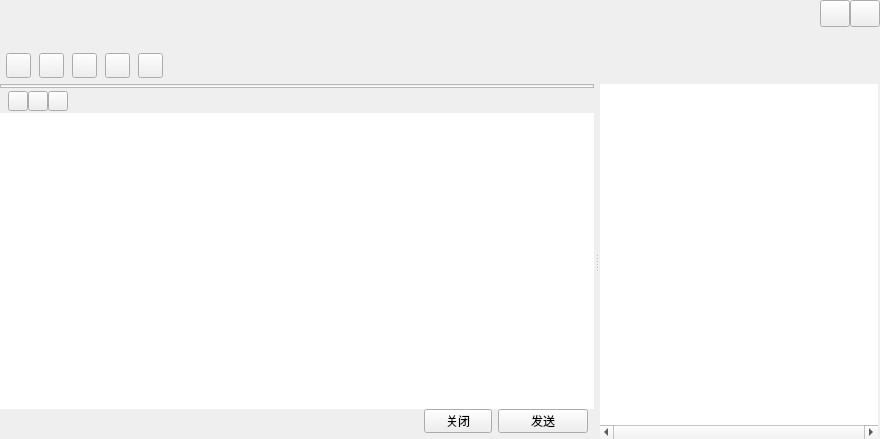
<?xml version="1.0" encoding="UTF-8"?>
<ui version="4.0">
 <class>TalkWindow</class>
 <widget class="QWidget" name="TalkWindow">
  <property name="geometry">
   <rect>
    <x>0</x>
    <y>0</y>
    <width>880</width>
    <height>439</height>
   </rect>
  </property>
  <property name="windowTitle">
   <string>TalkWindow</string>
  </property>
  <property name="bottomskin" stdset="0">
   <bool>true</bool>
  </property>
  <layout class="QVBoxLayout" name="verticalLayout_6">
   <property name="spacing">
    <number>0</number>
   </property>
   <property name="leftMargin">
    <number>0</number>
   </property>
   <property name="topMargin">
    <number>0</number>
   </property>
   <property name="rightMargin">
    <number>0</number>
   </property>
   <property name="bottomMargin">
    <number>0</number>
   </property>
   <item>
    <widget class="QWidget" name="titleWidget" native="true">
     <property name="sizePolicy">
      <sizepolicy hsizetype="Expanding" vsizetype="Fixed">
       <horstretch>0</horstretch>
       <verstretch>0</verstretch>
      </sizepolicy>
     </property>
     <property name="minimumSize">
      <size>
       <width>0</width>
       <height>84</height>
      </size>
     </property>
     <property name="maximumSize">
      <size>
       <width>16777215</width>
       <height>84</height>
      </size>
     </property>
     <property name="bottomskin" stdset="0">
      <bool>true</bool>
     </property>
     <layout class="QVBoxLayout" name="verticalLayout">
      <property name="spacing">
       <number>0</number>
      </property>
      <property name="leftMargin">
       <number>6</number>
      </property>
      <property name="topMargin">
       <number>0</number>
      </property>
      <property name="rightMargin">
       <number>0</number>
      </property>
      <property name="bottomMargin">
       <number>0</number>
      </property>
      <item>
       <layout class="QHBoxLayout" name="horizontalLayout">
        <property name="spacing">
         <number>0</number>
        </property>
        <item>
         <widget class="QLabel" name="nameLabel">
          <property name="sizePolicy">
           <sizepolicy hsizetype="Expanding" vsizetype="Fixed">
            <horstretch>0</horstretch>
            <verstretch>0</verstretch>
           </sizepolicy>
          </property>
          <property name="minimumSize">
           <size>
            <width>0</width>
            <height>27</height>
           </size>
          </property>
          <property name="maximumSize">
           <size>
            <width>16777215</width>
            <height>27</height>
           </size>
          </property>
          <property name="font">
           <font/>
          </property>
          <property name="text">
           <string/>
          </property>
         </widget>
        </item>
        <item>
         <widget class="QPushButton" name="sysmin">
          <property name="sizePolicy">
           <sizepolicy hsizetype="Fixed" vsizetype="Fixed">
            <horstretch>0</horstretch>
            <verstretch>0</verstretch>
           </sizepolicy>
          </property>
          <property name="minimumSize">
           <size>
            <width>30</width>
            <height>27</height>
           </size>
          </property>
          <property name="maximumSize">
           <size>
            <width>30</width>
            <height>27</height>
           </size>
          </property>
          <property name="focusPolicy">
           <enum>Qt::FocusPolicy::ClickFocus</enum>
          </property>
          <property name="toolTip">
           <string>最小化</string>
          </property>
          <property name="text">
           <string/>
          </property>
          <property name="iconSize">
           <size>
            <width>30</width>
            <height>30</height>
           </size>
          </property>
         </widget>
        </item>
        <item>
         <widget class="QPushButton" name="sysclose">
          <property name="sizePolicy">
           <sizepolicy hsizetype="Fixed" vsizetype="Fixed">
            <horstretch>0</horstretch>
            <verstretch>0</verstretch>
           </sizepolicy>
          </property>
          <property name="minimumSize">
           <size>
            <width>30</width>
            <height>27</height>
           </size>
          </property>
          <property name="maximumSize">
           <size>
            <width>30</width>
            <height>27</height>
           </size>
          </property>
          <property name="focusPolicy">
           <enum>Qt::FocusPolicy::ClickFocus</enum>
          </property>
          <property name="toolTip">
           <string>关闭</string>
          </property>
          <property name="text">
           <string/>
          </property>
          <property name="iconSize">
           <size>
            <width>30</width>
            <height>30</height>
           </size>
          </property>
         </widget>
        </item>
       </layout>
      </item>
      <item>
       <widget class="QLabel" name="signLabel">
        <property name="sizePolicy">
         <sizepolicy hsizetype="Expanding" vsizetype="Fixed">
          <horstretch>0</horstretch>
          <verstretch>0</verstretch>
         </sizepolicy>
        </property>
        <property name="minimumSize">
         <size>
          <width>0</width>
          <height>20</height>
         </size>
        </property>
        <property name="maximumSize">
         <size>
          <width>16777215</width>
          <height>20</height>
         </size>
        </property>
        <property name="font">
         <font/>
        </property>
        <property name="text">
         <string/>
        </property>
       </widget>
      </item>
      <item>
       <widget class="QWidget" name="funWidget" native="true">
        <property name="sizePolicy">
         <sizepolicy hsizetype="Expanding" vsizetype="Expanding">
          <horstretch>0</horstretch>
          <verstretch>0</verstretch>
         </sizepolicy>
        </property>
        <property name="minimumSize">
         <size>
          <width>0</width>
          <height>34</height>
         </size>
        </property>
        <property name="maximumSize">
         <size>
          <width>16777215</width>
          <height>600</height>
         </size>
        </property>
        <layout class="QHBoxLayout" name="horizontalLayout_2">
         <property name="spacing">
          <number>8</number>
         </property>
         <property name="leftMargin">
          <number>0</number>
         </property>
         <property name="topMargin">
          <number>0</number>
         </property>
         <property name="rightMargin">
          <number>6</number>
         </property>
         <property name="bottomMargin">
          <number>0</number>
         </property>
         <item>
          <widget class="QPushButton" name="addtoolbtn">
           <property name="sizePolicy">
            <sizepolicy hsizetype="Fixed" vsizetype="Fixed">
             <horstretch>25</horstretch>
             <verstretch>25</verstretch>
            </sizepolicy>
           </property>
           <property name="minimumSize">
            <size>
             <width>25</width>
             <height>25</height>
            </size>
           </property>
           <property name="maximumSize">
            <size>
             <width>25</width>
             <height>25</height>
            </size>
           </property>
           <property name="text">
            <string/>
           </property>
           <property name="hasborder" stdset="0">
            <bool>true</bool>
           </property>
          </widget>
         </item>
         <item>
          <widget class="QPushButton" name="addhumanBtn">
           <property name="sizePolicy">
            <sizepolicy hsizetype="Fixed" vsizetype="Fixed">
             <horstretch>25</horstretch>
             <verstretch>25</verstretch>
            </sizepolicy>
           </property>
           <property name="minimumSize">
            <size>
             <width>25</width>
             <height>25</height>
            </size>
           </property>
           <property name="maximumSize">
            <size>
             <width>25</width>
             <height>25</height>
            </size>
           </property>
           <property name="text">
            <string/>
           </property>
           <property name="hasborder" stdset="0">
            <bool>true</bool>
           </property>
          </widget>
         </item>
         <item>
          <widget class="QPushButton" name="appBtn">
           <property name="sizePolicy">
            <sizepolicy hsizetype="Fixed" vsizetype="Fixed">
             <horstretch>25</horstretch>
             <verstretch>25</verstretch>
            </sizepolicy>
           </property>
           <property name="minimumSize">
            <size>
             <width>25</width>
             <height>25</height>
            </size>
           </property>
           <property name="maximumSize">
            <size>
             <width>25</width>
             <height>25</height>
            </size>
           </property>
           <property name="text">
            <string/>
           </property>
           <property name="hasborder" stdset="0">
            <bool>true</bool>
           </property>
          </widget>
         </item>
         <item>
          <widget class="QPushButton" name="videoBtn">
           <property name="sizePolicy">
            <sizepolicy hsizetype="Fixed" vsizetype="Fixed">
             <horstretch>25</horstretch>
             <verstretch>25</verstretch>
            </sizepolicy>
           </property>
           <property name="minimumSize">
            <size>
             <width>25</width>
             <height>25</height>
            </size>
           </property>
           <property name="maximumSize">
            <size>
             <width>25</width>
             <height>25</height>
            </size>
           </property>
           <property name="text">
            <string/>
           </property>
           <property name="hasborder" stdset="0">
            <bool>true</bool>
           </property>
          </widget>
         </item>
         <item>
          <widget class="QPushButton" name="toolsetBtn">
           <property name="sizePolicy">
            <sizepolicy hsizetype="Fixed" vsizetype="Fixed">
             <horstretch>25</horstretch>
             <verstretch>25</verstretch>
            </sizepolicy>
           </property>
           <property name="minimumSize">
            <size>
             <width>25</width>
             <height>25</height>
            </size>
           </property>
           <property name="maximumSize">
            <size>
             <width>25</width>
             <height>25</height>
            </size>
           </property>
           <property name="text">
            <string/>
           </property>
           <property name="hasborder" stdset="0">
            <bool>true</bool>
           </property>
          </widget>
         </item>
         <item>
          <spacer name="horizontalSpacer">
           <property name="orientation">
            <enum>Qt::Orientation::Horizontal</enum>
           </property>
           <property name="sizeHint" stdset="0">
            <size>
             <width>700</width>
             <height>20</height>
            </size>
           </property>
          </spacer>
         </item>
        </layout>
       </widget>
      </item>
     </layout>
    </widget>
   </item>
   <item>
    <widget class="QSplitter" name="splitter">
     <property name="sizePolicy">
      <sizepolicy hsizetype="Expanding" vsizetype="Expanding">
       <horstretch>0</horstretch>
       <verstretch>0</verstretch>
      </sizepolicy>
     </property>
     <property name="orientation">
      <enum>Qt::Orientation::Horizontal</enum>
     </property>
     <property name="handleWidth">
      <number>6</number>
     </property>
     <property name="childrenCollapsible">
      <bool>true</bool>
     </property>
     <widget class="QSplitter" name="bodySplitter">
      <property name="sizePolicy">
       <sizepolicy hsizetype="Expanding" vsizetype="Expanding">
        <horstretch>0</horstretch>
        <verstretch>0</verstretch>
       </sizepolicy>
      </property>
      <property name="orientation">
       <enum>Qt::Orientation::Vertical</enum>
      </property>
      <property name="handleWidth">
       <number>1</number>
      </property>
      <property name="childrenCollapsible">
       <bool>false</bool>
      </property>
      <widget class="QWidget" name="bodyWidget" native="true">
       <property name="sizePolicy">
        <sizepolicy hsizetype="Expanding" vsizetype="Expanding">
         <horstretch>0</horstretch>
         <verstretch>0</verstretch>
        </sizepolicy>
       </property>
       <layout class="QVBoxLayout" name="verticalLayout_4">
        <property name="spacing">
         <number>0</number>
        </property>
        <property name="leftMargin">
         <number>0</number>
        </property>
        <property name="topMargin">
         <number>0</number>
        </property>
        <property name="rightMargin">
         <number>0</number>
        </property>
        <property name="bottomMargin">
         <number>0</number>
        </property>
        <item>
         <widget class="QFrame" name="frameWidgwt">
          <property name="sizePolicy">
           <sizepolicy hsizetype="Expanding" vsizetype="Expanding">
            <horstretch>0</horstretch>
            <verstretch>0</verstretch>
           </sizepolicy>
          </property>
          <property name="frameShape">
           <enum>QFrame::Shape::StyledPanel</enum>
          </property>
          <property name="frameShadow">
           <enum>QFrame::Shadow::Raised</enum>
          </property>
          <layout class="QVBoxLayout" name="verticalLayout_3">
           <property name="spacing">
            <number>0</number>
           </property>
           <property name="leftMargin">
            <number>0</number>
           </property>
           <property name="topMargin">
            <number>1</number>
           </property>
           <property name="rightMargin">
            <number>1</number>
           </property>
           <property name="bottomMargin">
            <number>0</number>
           </property>
           <item>
            <widget class="QWidget" name="MsgWidget" native="true">
             <property name="styleSheet">
              <string notr="true">background-color:rgb(255, 255, 255)</string>
             </property>
            </widget>
           </item>
          </layout>
         </widget>
        </item>
       </layout>
      </widget>
      <widget class="QWidget" name="bottomWidget" native="true">
       <property name="sizePolicy">
        <sizepolicy hsizetype="Expanding" vsizetype="Expanding">
         <horstretch>0</horstretch>
         <verstretch>0</verstretch>
        </sizepolicy>
       </property>
       <property name="minimumSize">
        <size>
         <width>0</width>
         <height>138</height>
        </size>
       </property>
       <property name="maximumSize">
        <size>
         <width>100000</width>
         <height>400</height>
        </size>
       </property>
       <layout class="QVBoxLayout" name="verticalLayout_2">
        <property name="spacing">
         <number>0</number>
        </property>
        <property name="leftMargin">
         <number>0</number>
        </property>
        <property name="topMargin">
         <number>0</number>
        </property>
        <property name="rightMargin">
         <number>0</number>
        </property>
        <property name="bottomMargin">
         <number>0</number>
        </property>
        <item>
         <widget class="QWidget" name="moduleWidget" native="true">
          <property name="sizePolicy">
           <sizepolicy hsizetype="Expanding" vsizetype="Fixed">
            <horstretch>0</horstretch>
            <verstretch>0</verstretch>
           </sizepolicy>
          </property>
          <property name="minimumSize">
           <size>
            <width>0</width>
            <height>24</height>
           </size>
          </property>
          <property name="maximumSize">
           <size>
            <width>16777215</width>
            <height>24</height>
           </size>
          </property>
          <layout class="QHBoxLayout" name="horizontalLayout_3">
           <property name="spacing">
            <number>0</number>
           </property>
           <property name="leftMargin">
            <number>8</number>
           </property>
           <property name="topMargin">
            <number>0</number>
           </property>
           <property name="rightMargin">
            <number>8</number>
           </property>
           <property name="bottomMargin">
            <number>0</number>
           </property>
           <item>
            <widget class="QPushButton" name="faceBtn">
             <property name="sizePolicy">
              <sizepolicy hsizetype="Fixed" vsizetype="Fixed">
               <horstretch>0</horstretch>
               <verstretch>0</verstretch>
              </sizepolicy>
             </property>
             <property name="minimumSize">
              <size>
               <width>20</width>
               <height>20</height>
              </size>
             </property>
             <property name="maximumSize">
              <size>
               <width>20</width>
               <height>20</height>
              </size>
             </property>
             <property name="text">
              <string/>
             </property>
             <property name="hasborder" stdset="0">
              <bool>true</bool>
             </property>
            </widget>
           </item>
           <item>
            <widget class="QPushButton" name="fileopenBtn">
             <property name="sizePolicy">
              <sizepolicy hsizetype="Fixed" vsizetype="Fixed">
               <horstretch>0</horstretch>
               <verstretch>0</verstretch>
              </sizepolicy>
             </property>
             <property name="minimumSize">
              <size>
               <width>20</width>
               <height>20</height>
              </size>
             </property>
             <property name="maximumSize">
              <size>
               <width>20</width>
               <height>20</height>
              </size>
             </property>
             <property name="text">
              <string/>
             </property>
             <property name="hasborder" stdset="0">
              <bool>true</bool>
             </property>
            </widget>
           </item>
           <item>
            <widget class="QPushButton" name="videBtn">
             <property name="sizePolicy">
              <sizepolicy hsizetype="Fixed" vsizetype="Fixed">
               <horstretch>0</horstretch>
               <verstretch>0</verstretch>
              </sizepolicy>
             </property>
             <property name="minimumSize">
              <size>
               <width>20</width>
               <height>20</height>
              </size>
             </property>
             <property name="maximumSize">
              <size>
               <width>20</width>
               <height>20</height>
              </size>
             </property>
             <property name="text">
              <string/>
             </property>
             <property name="hasborder" stdset="0">
              <bool>true</bool>
             </property>
            </widget>
           </item>
           <item>
            <spacer name="horizontalSpacer_2">
             <property name="orientation">
              <enum>Qt::Orientation::Horizontal</enum>
             </property>
             <property name="sizeHint" stdset="0">
              <size>
               <width>535</width>
               <height>20</height>
              </size>
             </property>
            </spacer>
           </item>
          </layout>
         </widget>
        </item>
        <item>
         <widget class="QMsgTextEdit" name="textEdit">
          <property name="contextMenuPolicy">
           <enum>Qt::ContextMenuPolicy::NoContextMenu</enum>
          </property>
          <property name="frameShape">
           <enum>QFrame::Shape::NoFrame</enum>
          </property>
         </widget>
        </item>
        <item>
         <layout class="QHBoxLayout" name="horizontalLayout_4">
          <property name="rightMargin">
           <number>6</number>
          </property>
          <property name="bottomMargin">
           <number>6</number>
          </property>
          <item>
           <spacer name="horizontalSpacer_3">
            <property name="orientation">
             <enum>Qt::Orientation::Horizontal</enum>
            </property>
            <property name="sizeHint" stdset="0">
             <size>
              <width>398</width>
              <height>20</height>
             </size>
            </property>
           </spacer>
          </item>
          <item>
           <widget class="QToolButton" name="closeBtn">
            <property name="minimumSize">
             <size>
              <width>68</width>
              <height>24</height>
             </size>
            </property>
            <property name="maximumSize">
             <size>
              <width>68</width>
              <height>24</height>
             </size>
            </property>
            <property name="text">
             <string>关闭</string>
            </property>
            <property name="titleskin" stdset="0">
             <bool>true</bool>
            </property>
           </widget>
          </item>
          <item>
           <widget class="QToolButton" name="sendBtn">
            <property name="minimumSize">
             <size>
              <width>90</width>
              <height>24</height>
             </size>
            </property>
            <property name="maximumSize">
             <size>
              <width>90</width>
              <height>24</height>
             </size>
            </property>
            <property name="text">
             <string>发送</string>
            </property>
            <property name="titleskin" stdset="0">
             <bool>true</bool>
            </property>
           </widget>
          </item>
         </layout>
        </item>
       </layout>
      </widget>
     </widget>
     <widget class="QWidget" name="widget" native="true">
      <property name="sizePolicy">
       <sizepolicy hsizetype="Expanding" vsizetype="Expanding">
        <horstretch>0</horstretch>
        <verstretch>0</verstretch>
       </sizepolicy>
      </property>
      <property name="minimumSize">
       <size>
        <width>280</width>
        <height>0</height>
       </size>
      </property>
      <property name="maximumSize">
       <size>
        <width>280</width>
        <height>16777215</height>
       </size>
      </property>
      <layout class="QVBoxLayout" name="verticalLayout_5">
       <property name="spacing">
        <number>0</number>
       </property>
       <property name="leftMargin">
        <number>0</number>
       </property>
       <property name="topMargin">
        <number>0</number>
       </property>
       <property name="rightMargin">
        <number>0</number>
       </property>
       <property name="bottomMargin">
        <number>0</number>
       </property>
       <item>
        <widget class="QScrollArea" name="scrollArea">
         <property name="frameShape">
          <enum>QFrame::Shape::NoFrame</enum>
         </property>
         <property name="verticalScrollBarPolicy">
          <enum>Qt::ScrollBarPolicy::ScrollBarAlwaysOff</enum>
         </property>
         <property name="horizontalScrollBarPolicy">
          <enum>Qt::ScrollBarPolicy::ScrollBarAlwaysOff</enum>
         </property>
         <property name="widgetResizable">
          <bool>true</bool>
         </property>
         <widget class="QWidget" name="scrollAreaWidgetContents">
          <property name="geometry">
           <rect>
            <x>0</x>
            <y>0</y>
            <width>280</width>
            <height>355</height>
           </rect>
          </property>
          <property name="sizePolicy">
           <sizepolicy hsizetype="Expanding" vsizetype="Expanding">
            <horstretch>0</horstretch>
            <verstretch>0</verstretch>
           </sizepolicy>
          </property>
          <widget class="QTreeWidget" name="treeWidget">
           <property name="geometry">
            <rect>
             <x>0</x>
             <y>0</y>
             <width>278</width>
             <height>355</height>
            </rect>
           </property>
           <property name="frameShape">
            <enum>QFrame::Shape::NoFrame</enum>
           </property>
           <property name="horizontalScrollBarPolicy">
            <enum>Qt::ScrollBarPolicy::ScrollBarAlwaysOn</enum>
           </property>
           <property name="editTriggers">
            <set>QAbstractItemView::EditTrigger::AllEditTriggers</set>
           </property>
           <property name="indentation">
            <number>0</number>
           </property>
           <property name="headerHidden">
            <bool>true</bool>
           </property>
           <property name="expandsOnDoubleClick">
            <bool>false</bool>
           </property>
           <column>
            <property name="text">
             <string notr="true">1</string>
            </property>
           </column>
          </widget>
         </widget>
        </widget>
       </item>
      </layout>
     </widget>
    </widget>
   </item>
  </layout>
 </widget>
 <layoutdefault spacing="6" margin="11"/>
 <customwidgets>
  <customwidget>
   <class>QMsgTextEdit</class>
   <extends>QTextEdit</extends>
   <header location="global">qmsgtextedit.h</header>
  </customwidget>
 </customwidgets>
 <resources/>
 <connections/>
</ui>
